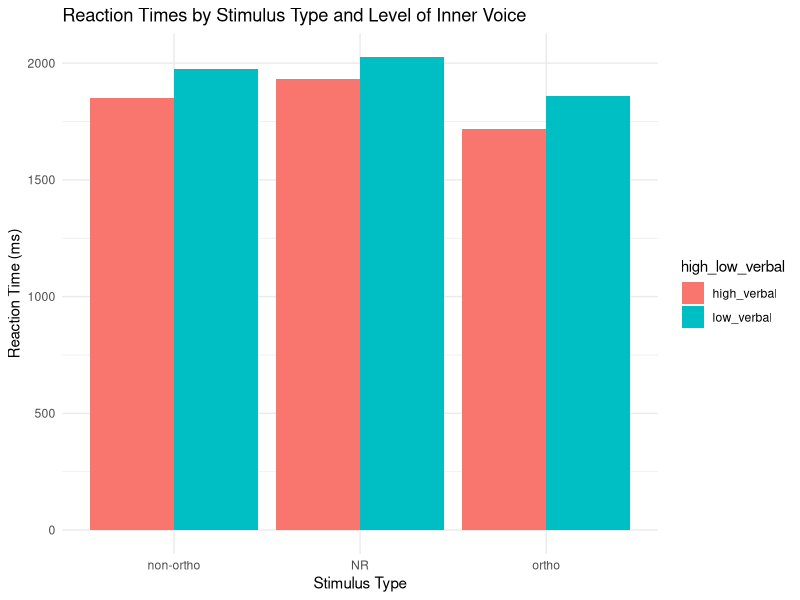

Generate this figure with R: (Note: this script raises an error after producing the figure.)
library(tidyverse)
library(lme4)

#################### Question 1 ############################

#Load the data 
rhyming_data <- read.csv('data/rhyming.csv')

#tidying the data
rhyming_data_2 <- rhyming_data %>%
  unite(stimulus, image_1, image_2, sep = "_") %>% #this is to merge columns image_1 and image_2 into a new column named stimulus  
mutate (participant_number = row_number()) %>%
 select(stimulus, rt, correct, type, VerbalScored, high_low_verbal, participant_number)


# Calculate the mean reaction time for each combination of `type` and `high_low_verbal`
summary_data <- rhyming_data_2 %>%
  group_by(type, high_low_verbal) %>%
  summarise(mean_rt = mean(rt))

# Plot the data using a bar graph
ggplot(summary_data, aes(x = type, y = mean_rt, fill = high_low_verbal)) +
  geom_bar(stat = "identity", position = "dodge") +
  labs(title = "Reaction Times by Stimulus Type and Level of Inner Voice",
       x = "Stimulus Type",
       y = "Reaction Time (ms)") +
  theme_minimal() 

#fitting a model 
rhyming_model <- lmer(data = rhyming_data_2, rt ~ type * high_low_verbal + (1|participant_number))
summary(rhyming_model)   #doesnt work


#Chose a linear mixed-effects model (LMM) to analyze the data
# Justification:
  #A mixed-effects model can account for both fixed effects (stimulus type, level of inner voice) and random effects (participant variability)
  #The data has multiple trials per participant.
rhyming_model <- lmer(data = rhyming_data, rt ~ type * high_low_verbal + (1 | worker_id))
summary(rhyming_model)

# Justification:
# - The model includes `type` and `high_low_verbal` as fixed effects, and their interaction.
# - The random effect `(1 | worker_id)` accounts for variability between participants.
# - This structure allows us to test whether the effect of stimulus type on reaction times depends on the level of inner speech.


# To check for significance of fixed effects
anova(rhyming_model)

#Interpret the output




########################## QUESTION 2 ###############################


#####3.1
#beta distribution consists of 2 parameters: alpha and beta 
#The beta distribution is a continuous probability distribution defined on the interval [0, 1]
#To make our dependent variable fit within this interval
#Our DV here is the percentages of marks. we need to convert these percentages to decimals to fit within this range
#we divide the percentages by 100
   #For example: 
     # - A mark of 67% would become 0.67
     # - A mark of 85% would become 0.85



####3.2 
set.seed(100)

n <- 50

# Define the range of x values (0 to 1)
x <- seq(0, 1, by = 0.01)

# Define parameters for the Beta distribution
alpha <- as.numeric(5)  
beta <- as.numeric(1)   

# Calculate the probability density function (PDF) for the Beta distribution
y <- dbeta(x, alpha, beta)

# Create a data frame for plotting
beta_data <- tibble(x = x, y = y)

# Plot the Beta distribution
ggplot(beta_data, aes(x = x, y = y)) +
  geom_line(color = "red", linewidth = 1.5) 
